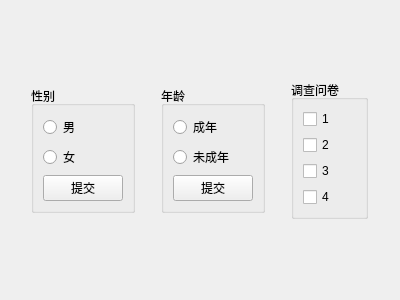
<?xml version="1.0" encoding="UTF-8"?>
<ui version="4.0">
 <class>Widget</class>
 <widget class="QWidget" name="Widget">
  <property name="geometry">
   <rect>
    <x>0</x>
    <y>0</y>
    <width>400</width>
    <height>300</height>
   </rect>
  </property>
  <property name="sizePolicy">
   <sizepolicy hsizetype="Fixed" vsizetype="Fixed">
    <horstretch>0</horstretch>
    <verstretch>0</verstretch>
   </sizepolicy>
  </property>
  <property name="minimumSize">
   <size>
    <width>400</width>
    <height>300</height>
   </size>
  </property>
  <property name="maximumSize">
   <size>
    <width>400</width>
    <height>300</height>
   </size>
  </property>
  <property name="windowTitle">
   <string>Widget</string>
  </property>
  <layout class="QHBoxLayout" name="horizontalLayout">
   <item>
    <widget class="QGroupBox" name="groupBox">
     <property name="sizePolicy">
      <sizepolicy hsizetype="Fixed" vsizetype="Fixed">
       <horstretch>0</horstretch>
       <verstretch>0</verstretch>
      </sizepolicy>
     </property>
     <property name="title">
      <string>性别</string>
     </property>
     <layout class="QVBoxLayout" name="verticalLayout_2">
      <item>
       <widget class="QRadioButton" name="rButton_man">
        <property name="text">
         <string>男</string>
        </property>
       </widget>
      </item>
      <item>
       <widget class="QRadioButton" name="rButton_woman">
        <property name="text">
         <string>女</string>
        </property>
       </widget>
      </item>
      <item>
       <widget class="QPushButton" name="sex_pushButton">
        <property name="text">
         <string>提交</string>
        </property>
       </widget>
      </item>
     </layout>
    </widget>
   </item>
   <item>
    <widget class="QGroupBox" name="groupBox_2">
     <property name="sizePolicy">
      <sizepolicy hsizetype="Fixed" vsizetype="Fixed">
       <horstretch>0</horstretch>
       <verstretch>0</verstretch>
      </sizepolicy>
     </property>
     <property name="title">
      <string>年龄</string>
     </property>
     <layout class="QVBoxLayout" name="verticalLayout">
      <item>
       <widget class="QRadioButton" name="rButton_adult">
        <property name="text">
         <string>成年</string>
        </property>
       </widget>
      </item>
      <item>
       <widget class="QRadioButton" name="rButton_underage">
        <property name="text">
         <string>未成年</string>
        </property>
       </widget>
      </item>
      <item>
       <widget class="QPushButton" name="age_pushButton">
        <property name="text">
         <string>提交</string>
        </property>
       </widget>
      </item>
     </layout>
    </widget>
   </item>
   <item>
    <widget class="QGroupBox" name="groupBox_3">
     <property name="sizePolicy">
      <sizepolicy hsizetype="Fixed" vsizetype="Fixed">
       <horstretch>0</horstretch>
       <verstretch>0</verstretch>
      </sizepolicy>
     </property>
     <property name="title">
      <string>调查问卷</string>
     </property>
     <layout class="QVBoxLayout" name="verticalLayout_3">
      <item>
       <widget class="QCheckBox" name="checkBox_1">
        <property name="text">
         <string>1</string>
        </property>
       </widget>
      </item>
      <item>
       <widget class="QCheckBox" name="checkBox_2">
        <property name="text">
         <string>2</string>
        </property>
       </widget>
      </item>
      <item>
       <widget class="QCheckBox" name="checkBox_3">
        <property name="text">
         <string>3</string>
        </property>
       </widget>
      </item>
      <item>
       <widget class="QCheckBox" name="checkBox_4">
        <property name="text">
         <string>4</string>
        </property>
       </widget>
      </item>
     </layout>
    </widget>
   </item>
  </layout>
 </widget>
 <resources/>
 <connections/>
</ui>
